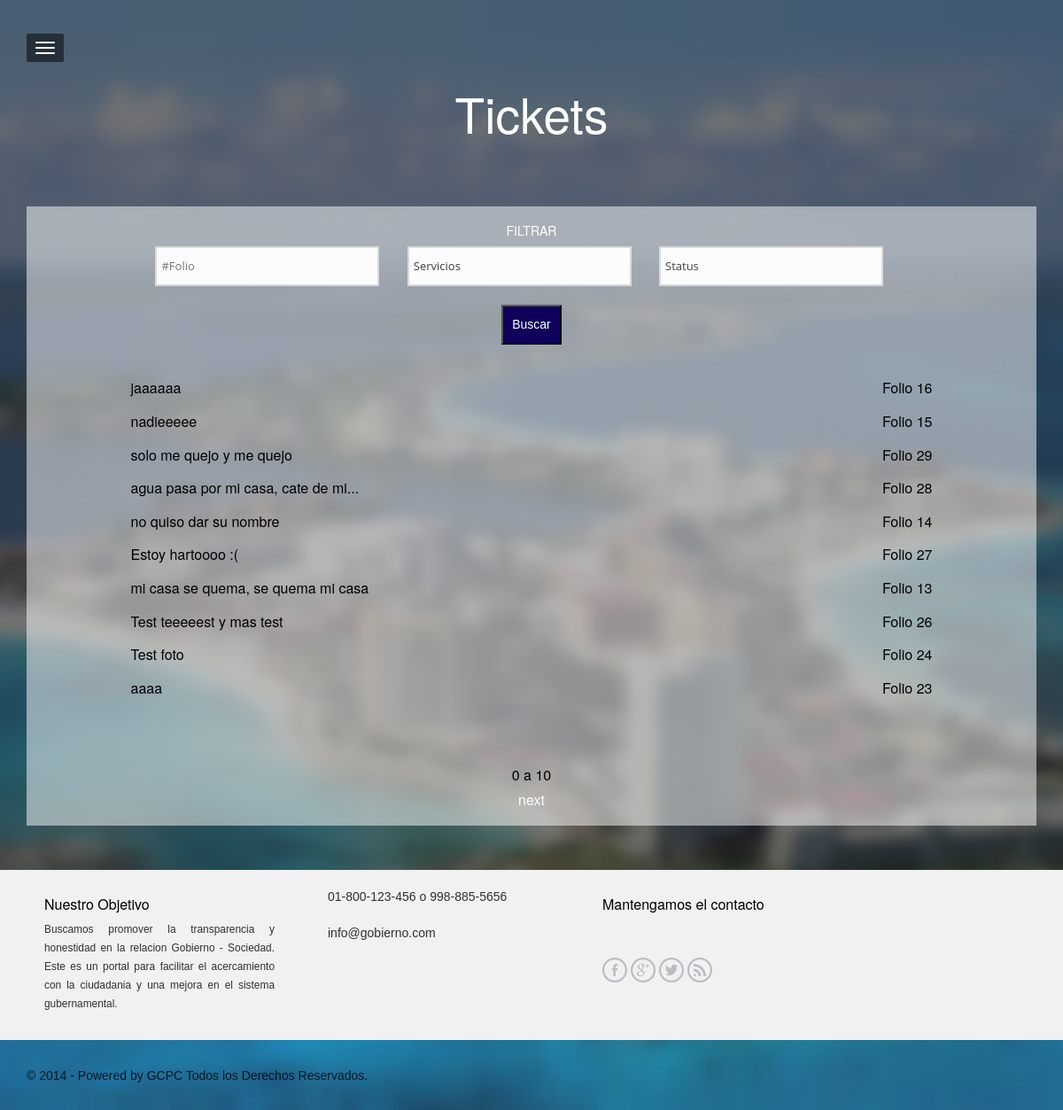
Screenshot of /demandas.php with the database file from the repository.
### tables this page shows
CREATE TABLE IF NOT EXISTS `demanda` (
  `id` int(11) NOT NULL AUTO_INCREMENT,
  `folio` varchar(10) NOT NULL,
  `idc` int(11) NOT NULL,
  `ids` int(11) NOT NULL,
  `comentario` text NOT NULL,
  `imagen` varchar(200) NOT NULL,
  `latitud` decimal(22,16) NOT NULL,
  `longitud` decimal(22,16) NOT NULL,
  `estatus` int(11) NOT NULL,
  `fecha` timestamp NOT NULL DEFAULT CURRENT_TIMESTAMP,
  `respuesta` varchar(2000) NOT NULL,
  PRIMARY KEY (`id`)
);

### admin/includes/systemcomponent.php (called while the page is built, shortened)
<?php
class systemcomponent{
	function getsettings(){
		$settings['dbhost']='localhost';
		$settings['dbusername']='root';
		$settings['dbpassword']='';
		$settings['dbname']='demanda';
		return $settings;
	}
}
?>

### admin/includes/dbconnector.php (called while the page is built, shortened)
<?php
require_once 'systemcomponent.php';
class dbconnector extends systemcomponent{
	var $link;
	function dbconnector(){
		$settings=systemcomponent::getsettings();
		$host=$settings['dbhost'];
		$db=$settings['dbname'];
		$user=$settings['dbusername'];
		$pass=$settings['dbpassword'];
		$this->link=mysql_connect($host, $user, $pass);
	}
	function query($query){
		return mysql_query($query, $this->link);
	}
	function getnumrows($result){
		return mysql_num_rows($result);
	}
	function fetcharray($result){
		return mysql_fetch_array($result);
	}
}
?>

### demandas.php (the view, shortened to what this page needs)
<?php
include("admin/includes/dbconnector.php");
$con=new dbconnector();
if($_GET['pag']){
	$inicio=$_GET['pag'];
}
else{
	$inicio=0;
}
?>
<!DOCTYPE html>
<html lang="en">
<head>
<?php include("header.php"); ?>
</head>
<body <?php if($_GET['fol']!=''){ echo 'onload="hecho();"'; } ?> class="theme-invert">
<?php include("menu.php"); ?>
<section class="section" id="head">
	<div class="container">
		<div class="row">
			<div class="col-md-10 col-lg-10 col-md-offset-1 col-lg-offset-1 text-center">
				<?php if($_GET['fol']==''){ ?><h1 class="title">Tickets</h1><br /><br /><br /><?php }
				else{ ?><h1 class="title">Ticket #<?php echo $_GET['fol']; ?>.</h1><?php } ?>
			</div>
		</div>
		<div class="linea">
			<?php if($_GET['fol']==''){ ?>
				<div class="row">
					<div class="col-md-10 col-lg-10 col-md-offset-1 col-lg-offset-1 text-center">
						<div class="col-sm-12">
							<form id="topics-filter" method="POST" action="demandas.php?act=search">
								<h5 class="bold">FILTRAR</h5>
								<input type="text" name="folio" placeholder="#Folio" />
								<select name="serv" class="one">
									<option value="0">Servicios</option>
								</select>
								<select name="stat" class="two">
									<option value="0">Status</option>
								</select><br /><br />
								<input type="submit" id="searchsubmit" value="Buscar" />
							</form>
						</div>
					</div>
					<div class="col-md-10 col-lg-10 col-md-offset-1 col-lg-offset-1">
						<div class="col-sm-12">
							<?php
							$cond='';
							if($_GET['act']=='search'){
								$done=0;
								if($_POST['serv']>0){ $cond.='WHERE ids='.$_POST['serv']; $done=1; }
								if($_POST['stat']>0){
									if($done==0){ $cond.='WHERE estatus='.$_POST['stat']; $done=1; }
									else{ $cond.=' AND estatus='.$_POST['stat']; }
								}
								else{
									if($done==0){ $cond.='WHERE estatus IN (1,2,3)'; $done=1; }
									else{ $cond.=' AND estatus IN (1,2,3)'; }
								}
								if($_POST['folio']!=''){
									if($done==0){ $cond.='WHERE folio="'.$_POST['folio'].'"'; $done=1; }
									else{ $cond.=' AND folio="'.$_POST['folio'].'"'; }
								}
							}
							else{
								$cond='WHERE estatus IN (1,2,3)';
							}
							echo '<div class="encierro2">';
							$sql=$con->query("SELECT * FROM demanda ".$cond." ORDER BY fecha DESC LIMIT ".$inicio.",10");
							$lim=$con->getnumrows($sql);
							while($row=$con->fetcharray($sql)){
								echo '<a href="demandas.php?fol='.$row['folio'].'"><div class="row linke">';
								echo '<div class="right"><h5 class="opensans-bold">Folio '.$row['folio'].'</h5></div>';
								echo '<h6 class="opensans">'.$row['comentario'].'</h6>';
								echo '</div></a>';
							}
							echo '</div>';
							echo '<br />';
							echo '<center>';
							echo '<h6>'.$inicio.' a '.($inicio+10).'</h6>';
							if($lim==10){ echo '<h6><span class="current"><a href="demandas.php?pag='.($inicio+10).'">next</a></span></h6>'; }
							echo '</center>';
							?>
						</div>
					</div>
				</div>
				<?php
			}
			?>
		</div>
	</div>
</section>
<?php include("footer.php"); ?>
</body>
</html>

### assets/css/magister.css (style rules this page uses)
html { background:#505D6E url(../images/body7.jpg) no-repeat center center fixed; min-height:100%;-webkit-background-size: cover; -moz-background-size: cover; -o-background-size: cover; background-size: cover; }
body { background:transparent; min-height:100%; -webkit-font-smoothing: antialiased;-webkit-overflow-scrolling: touch;line-height: 1.5em;font-size:14px; font-family: Helvetica, Arial, sans-serif;color:#fff;color:rgba(255,255,255,.8); font-weight: normal; }
.section { min-height:420px;width: 100%; overflow:auto;height:100%;padding-top:100px; padding-bottom:50px; display:none;top:0;background: rgba(20,20,20,.6); }
@media (min-width: 768px) { .section { padding-top:80px; } }
#head { display: block; }
a { color:#fff; text-decoration: none; }
.title,.subtitle { font-weight:normal;font-size:55px;margin-bottom:15px; color:#FFFFFF; line-height:1em; }
.theme-invert { color:#222;color:rgba(0,0,0,.8); }
.theme-invert a { color:#000; }
.theme-invert .title,.theme-invert .subtitle,.theme-invert .tagline { color:#FFF; }
.section p, .section h5, .section a { color:#FFF; }
.right { float:right; }
.encierro2 { padding: 30px 20px; margin-bottom:10px; }
.encierro2 h5 { font-size:16px; color:#000; }
.encierro2 h5,h6 { font-size:16px; color:#000; }
.encierro2 a { color:#000; }
.linea { padding-top:10px; padding-bottom:10px; padding-left:-30px; padding-right:-30px; background-color:rgba(255,255,255,.5); }
form#topics-filter select { -webkit-appearance: none; color: #3e3e3e; font-size: 13px; font-family: 'Open Sans', sans-serif!important; font-weight: 400; background-image: url(../images/sprite.png); background-repeat: no-repeat; background-position: -244px -100px; word-wrap:break-word; display: inline!important; background-color: #fcfcfc; border: 2px solid #dadada; padding: 10px 5px; border-radius: 0; width: 27.65%; border-radius: none!important; margin: 0 3% 0 0; -webkit-box-sizing: border-box; -moz-box-sizing: border-box; box-sizing: border-box; }
form#topics-filter input[type="text"] { -webkit-appearance: none; color: #3e3e3e; font-size: 13px; font-family: 'Open Sans', sans-serif!important; font-weight: 400; background-image: url(../images/sprite.png); background-repeat: no-repeat; background-position: -244px -100px; word-wrap:break-word; display: inline!important; background-color: #fcfcfc; border: 2px solid #dadada; padding: 10px 5px; border-radius: 0; width: 27.65%; border-radius: none!important; margin: 0 3% 0 0; -webkit-box-sizing: border-box; -moz-box-sizing: border-box; box-sizing: border-box; }
#searchsubmit { padding: 10px; background-color:rgba(15,0,91,1); color:#FFF; }

### rows the page displays
demanda: folio "16", comentario "jaaaaaa"
demanda: folio "15", comentario "nadieeeee"
demanda: folio "29", comentario "solo me quejo y me quejo"
demanda: folio "28", comentario "agua pasa por mi casa, cate de mi..."
demanda: folio "14", comentario "no quiso dar su nombre"
demanda: folio "27", comentario "Estoy hartoooo :("
demanda: folio "13", comentario "mi casa se quema, se quema mi casa"
demanda: folio "26", comentario "Test teeeeest y mas test"
demanda: folio "24", comentario "Test foto"
demanda: folio "23", comentario "aaaa"

### other values shown
$inicio "0"
$inicio+10 "10"
